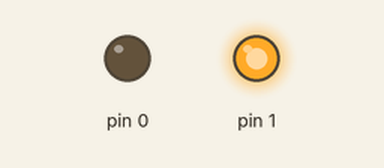
Recording of a sketch running on a simulated Arduino Uno, built with avr-gcc and run on an emulated ATmega328P. Shown: output pins drawn as LEDs (lit = HIGH).

Above: at 0.5 s.
At 2.5 s:
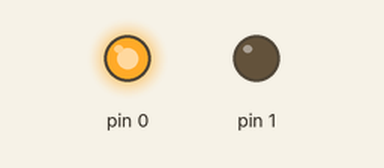
At 3.5 s:
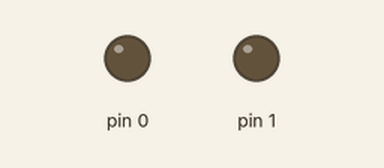
Timing chart, 0 to 5.2 s (numbered marks = the images above):
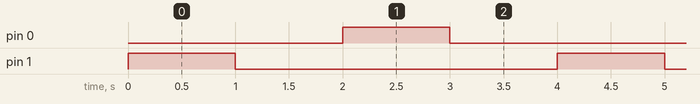

Measured:
- by itself, pin 0, pin 1: alternates HIGH for 1.0 s and LOW for 3.0 s
- by itself, everything shown: repeats every 4.0 s, in 4 steps

The sketch:

neat_leelo1__1_.ino
```cpp
//int Red = 1
//int Green = 0
void setup()
{
  pinMode(1, OUTPUT);
  pinMode(0,OUTPUT);
}

void loop()
{
  digitalWrite(1, HIGH);
  delay(1000); // Wait for 1000 millisecond(s)
  digitalWrite(1, LOW);
  delay(1000); // Wait for 1000 millisecond(s)

  digitalWrite(0, HIGH);
  delay(1000); // Wait for 1000 millisecond(s)
  digitalWrite(0, LOW);
  delay(1000); // Wait for 1000 millisecond(s)


}
```
